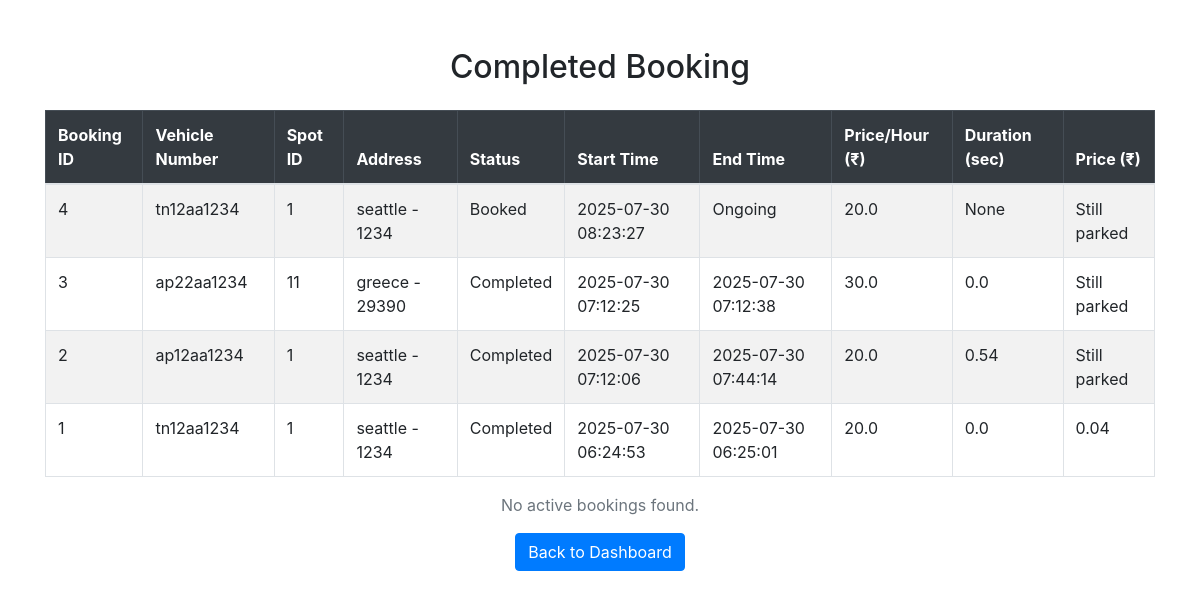
The page /user/complete_history/1 on the database as committed earlier.
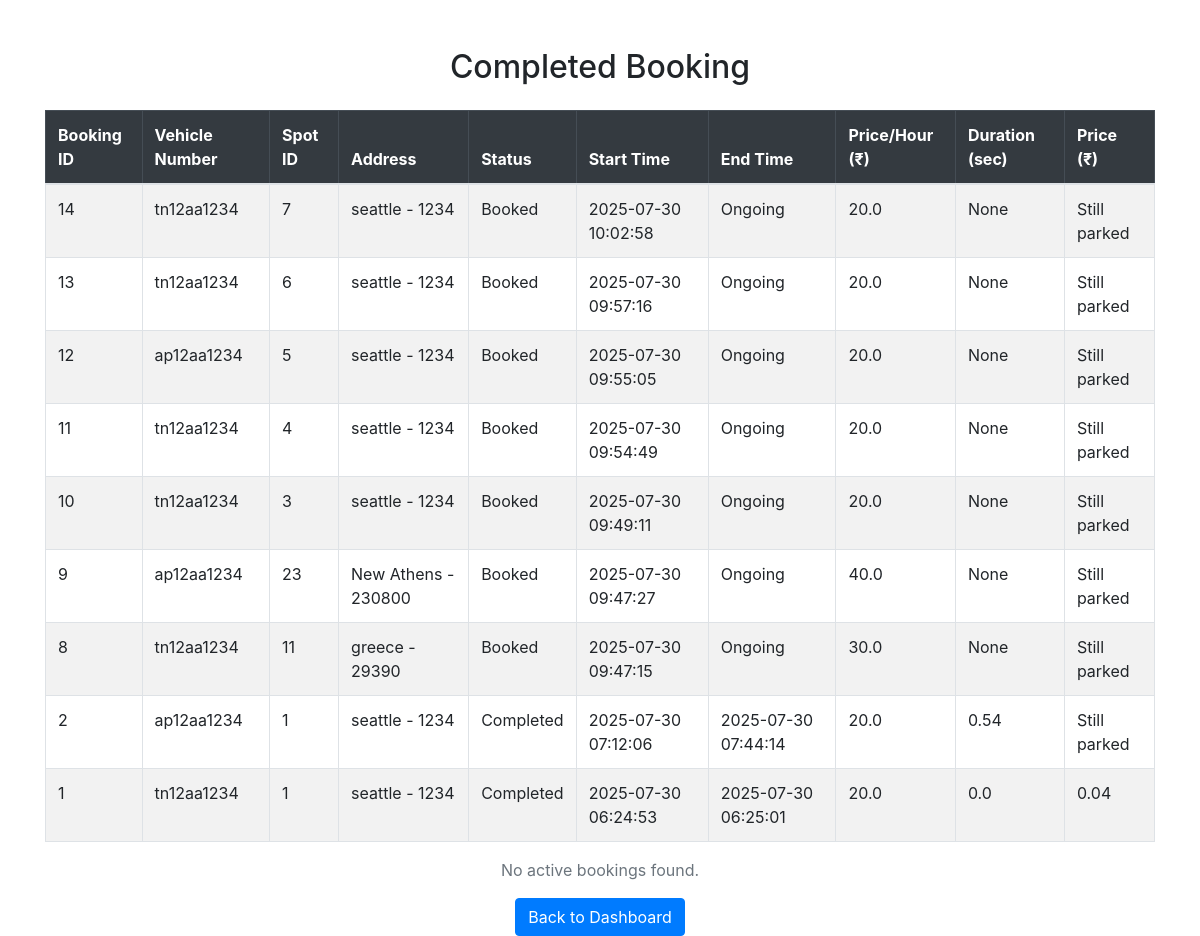
The same page on the database as committed later.
### tables this page shows
CREATE TABLE Bookings (
              booking_id  INTEGER PRIMARY KEY AUTOINCREMENT,
              spot_id     INTEGER NOT NULL,
              vehicle_id  INTEGER NOT NULL,
              start_time  DATETIME NOT NULL DEFAULT CURRENT_TIMESTAMP,
              end_time    DATETIME,
              status      TEXT    NOT NULL DEFAULT 'Booked'
                           CHECK(status IN ('Booked','Completed','Cancelled')),
              duration_hours Float Default NULL,
              total_amount Float Default NULL,
              FOREIGN KEY(spot_id)    REFERENCES ParkingSpots(spot_id)
                ON DELETE CASCADE,
              FOREIGN KEY(vehicle_id) REFERENCES Vehicles(vehicle_id)
                ON DELETE CASCADE
            );

CREATE TABLE Vehicles (
              vehicle_id     INTEGER PRIMARY KEY AUTOINCREMENT,
              user_id        INTEGER NOT NULL,
              vehicle_number TEXT    NOT NULL,
              FOREIGN KEY(user_id) REFERENCES Users(user_id)
                ON DELETE CASCADE
            );

CREATE TABLE ParkingLots (
              lot_id         INTEGER PRIMARY KEY AUTOINCREMENT,
              address        TEXT    NOT NULL,
              pin_code       TEXT,
              price_per_hour REAL    NOT NULL,
              max_spots      INTEGER NOT NULL,
              created_at     DATETIME DEFAULT CURRENT_TIMESTAMP,
              free_spots   INTEGER NOT NULL
            );

### app.py (the view)
@app.route('/user/complete_history/<int:userid>', methods=['GET', 'POST'])
def booking_history_user_all(userid):
    det = get_all_user_bookings(userid)
    return render_template('reservationHistoryAll.html', details=det, userid=userid)

### templates/reservationHistoryAll.html (shortened to what this page needs)
<!DOCTYPE html>
<html lang="en">
<head>
    <link rel="stylesheet" href="https://cdn.jsdelivr.net/npm/bootstrap@4.6.0/dist/css/bootstrap.min.css">
</head>
<body>
<div class="container mt-5">
    <h2 class="text-center mb-4">Completed Booking</h2>
<table border="1">
    {% if details %}
        <table class="table table-bordered table-striped">
            <thead class="table-dark">
                <tr>
                    <th>Booking ID</th>
                    <th>Vehicle Number</th>
                    <th>Spot ID</th>
                    <th>Address</th>
                    <th>Status</th>
                    <th>Start Time</th>
                    <th>End Time</th>
                    <th>Price/Hour (₹)</th>
                    <th>Duration (sec)</th>
                    <th>Price (₹)</th>
                </tr>
            </thead>
            <tbody>
                {% for row in details %}
                <tr>
                    <td>{{ row[0] }}</td>
                    <td>{{ row[1] }}</td>
                    <td>{{ row[3] }}</td>
                    <td>{{ row[4] }} - {{ row[5] }}</td>
                    <td>{{ row[6] }}</td>
                    <td>{{ row[7] }}</td>
                    <td>{{ row[8] or 'Ongoing' }}</td>
                    <td>{{ row[9] }}</td>
                    <td>{{ row[10] }}</td>
                    <td>{{ row[11] or 'Still parked'}}</td>
                </tr>
                {% endfor %}
            </tbody>
        </table>
        {% else %}
        <div class="alert alert-info">No booking records found.</div>
        {% endif %}
</table>
    <p class="text-center text-muted">No active bookings found.</p>
    <div class="text-center mt-3">
        <a href="{{ url_for('dashboard', userid=userid) }}" class="btn btn-primary">Back to Dashboard</a>
    </div>
</div>
</body>
</html>

Rows that differ between the two databases and show on the page:
no longer on this page (row unchanged): Bookings: booking_id "4", vehicle_number "tn12aa1234", spot "1", address "seattle", pin_code "1234", status "Booked", start_time "2025-07-30 08:23:27", row "Ongoing", price_per_hour "20.0", row "None", row "Still parked"
no longer on this page (row unchanged): Bookings: booking_id "3", vehicle_number "ap22aa1234", spot "11", address "greece", pin_code "29390", status "Completed", start_time "2025-07-30 07:12:25", end_time "2025-07-30 07:12:38", price_per_hour "30.0", row "0.0", row "Still parked"
added Bookings: booking_id "14", vehicle_number "tn12aa1234", spot "7", address "seattle", pin_code "1234", status "Booked", start_time "2025-07-30 10:02:58", row "Ongoing", price_per_hour "20.0", row "None", row "Still parked"
added Bookings: booking_id "13", vehicle_number "tn12aa1234", spot "6", address "seattle", pin_code "1234", status "Booked", start_time "2025-07-30 09:57:16", row "Ongoing", price_per_hour "20.0", row "None", row "Still parked"
added Bookings: booking_id "12", vehicle_number "ap12aa1234", spot "5", address "seattle", pin_code "1234", status "Booked", start_time "2025-07-30 09:55:05", row "Ongoing", price_per_hour "20.0", row "None", row "Still parked"
added Bookings: booking_id "11", vehicle_number "tn12aa1234", spot "4", address "seattle", pin_code "1234", status "Booked", start_time "2025-07-30 09:54:49", row "Ongoing", price_per_hour "20.0", row "None", row "Still parked"
added Bookings: booking_id "10", vehicle_number "tn12aa1234", spot "3", address "seattle", pin_code "1234", status "Booked", start_time "2025-07-30 09:49:11", row "Ongoing", price_per_hour "20.0", row "None", row "Still parked"
added Bookings: booking_id "9", vehicle_number "ap12aa1234", spot "23", address "New Athens", pin_code "230800", status "Booked", start_time "2025-07-30 09:47:27", row "Ongoing", price_per_hour "40.0", row "None", row "Still parked"
added Bookings: booking_id "8", vehicle_number "tn12aa1234", spot "11", address "greece", pin_code "29390", status "Booked", start_time "2025-07-30 09:47:15", row "Ongoing", price_per_hour "30.0", row "None", row "Still parked"
